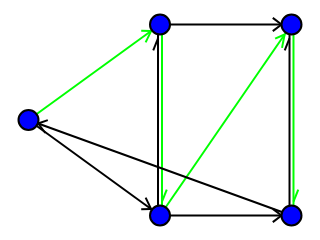

The notebook cell this image was saved under:
### Markdown cell above
### Exercício 6

Use cores para dar um exemplo de caminho no grafo `dg`.

### Code cell
dg.node[0]['color'] = (0, 0, 255)
dg.edge[0][1]['color'] = (0, 255, 0)
dg.node[1]['color'] = (0, 0, 255)
dg.edge[1][3]['color'] = (0, 255, 0)
dg.node[3]['color'] = (0, 0, 255)
dg.edge[3][2]['color'] = (0, 255, 0)
dg.node[2]['color'] = (0, 0, 255)
dg.edge[2][4]['color'] = (0, 255, 0)
dg.node[4]['color'] = (0, 0, 255)

sn.show_graph(dg)

### Figure 1 — Plotly figure (JSON) as saved in the notebook; plotly's stock layout.template omitted (floating-point values rounded to 4 significant figures)
{"data": [{"hoverinfo": "none", "line": {"color": "rgb(0, 255, 0)", "width": 2}, "mode": "lines", "x": [0, 0.5, null, 0.4664, 0.4454, null, 0.4664, 0.4286, null, 0.5076, 0.5076, null, 0.5076, 0.5257, null, 1.008, 1.008, null, 1.008, 1.026, null, 0.5, 1, null, 0.9738, 0.964, null, 0.9738, 0.9377, null], "y": [0.5, 1, null, 0.9664, 0.9062, null, 0.9664, 0.9678, null, 1, 0, null, 0.07246, 0.1361, null, 1, 0, null, 0.07246, 0.1361, null, 0, 1, null, 0.9476, 0.8777, null, 0.9476, 0.9257, null]}, {"hoverinfo": "none", "line": {"color": "rgb(0, 0, 0)", "width": 2}, "mode": "lines", "x": [0, 0.5, null, 0.4664, 0.4286, null, 0.4664, 0.4454, null, 0.5, 1, null, 0.9621, 0.9289, null, 0.9621, 0.9289, null, 0.4924, 0.4924, null, 0.4924, 0.4743, null, 0.5, 1, null, 0.9621, 0.9289, null, 0.9621, 0.9289, null, 1, 0, null, 0.03665, 0.0734, null, 0.03665, 0.06422, null, 0.9924, 0.9924, null, 0.9924, 0.9743, null], "y": [0.5, 0, null, 0.03357, 0.03224, null, 0.03357, 0.09382, null, 1, 1, null, 1, 0.9653, null, 1, 1.035, null, 0, 1, null, 0.9275, 0.8639, null, 0, 0, null, 0, -0.03474, null, 0, 0.03474, null, 0, 0.5, null, 0.4817, 0.4992, null, 0.4817, 0.432, null, 0, 1, null, 0.9275, 0.8639, null]}, {"hoverinfo": "none", "marker": {"color": "rgb(0, 0, 255)", "line": {"color": "rgb(0, 0, 0)", "width": 2}, "size": 20}, "mode": "markers+text", "text": [], "textfont": {"color": "rgb(255, 255, 255)"}, "textposition": "middle center", "x": [0, 0.5, 1, 0.5, 1], "y": [0.5, 1, 1, 0, 0]}], "layout": {"height": 180, "margin": {"b": 0, "l": 0, "r": 0, "t": 0}, "showlegend": false, "width": 320, "xaxis": {"showgrid": false, "showticklabels": false, "zeroline": false}, "yaxis": {"showgrid": false, "showticklabels": false, "zeroline": false}}}
